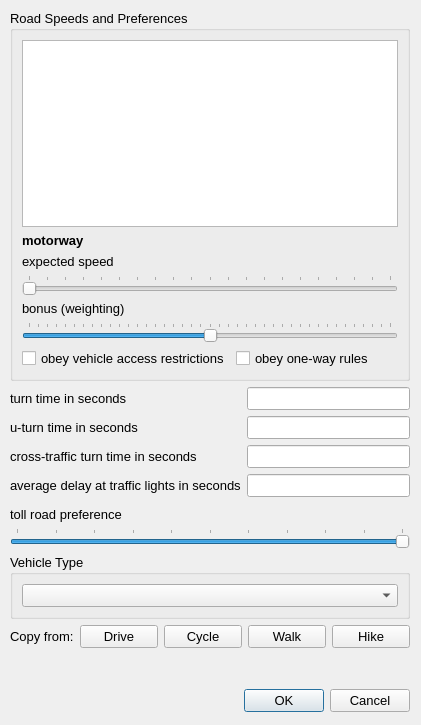
<?xml version="1.0" encoding="UTF-8"?>
<ui version="4.0">
 <class>RouteProfileDialog</class>
 <widget class="QDialog" name="RouteProfileDialog">
  <property name="geometry">
   <rect>
    <x>0</x>
    <y>0</y>
    <width>421</width>
    <height>725</height>
   </rect>
  </property>
  <property name="sizePolicy">
   <sizepolicy hsizetype="Fixed" vsizetype="Fixed">
    <horstretch>0</horstretch>
    <verstretch>0</verstretch>
   </sizepolicy>
  </property>
  <property name="font">
   <font>
    <pointsize>10</pointsize>
   </font>
  </property>
  <property name="windowTitle">
   <string>Route Profile Editor</string>
  </property>
  <property name="sizeGripEnabled">
   <bool>false</bool>
  </property>
  <widget class="QWidget" name="layoutWidget">
   <property name="geometry">
    <rect>
     <x>10</x>
     <y>10</y>
     <width>400</width>
     <height>702</height>
    </rect>
   </property>
   <layout class="QVBoxLayout" name="verticalLayout_4">
    <item>
     <widget class="QGroupBox" name="roadTypeGroup">
      <property name="title">
       <string>Road Speeds and Preferences</string>
      </property>
      <layout class="QVBoxLayout" name="verticalLayout_5">
       <item>
        <layout class="QVBoxLayout" name="verticalLayout_2">
         <item>
          <layout class="QVBoxLayout" name="verticalLayout">
           <item>
            <widget class="QListWidget" name="roadTypeList"/>
           </item>
           <item>
            <widget class="QLabel" name="roadTypeLabel">
             <property name="font">
              <font>
               <weight>75</weight>
               <bold>true</bold>
              </font>
             </property>
             <property name="text">
              <string>motorway</string>
             </property>
            </widget>
           </item>
           <item>
            <widget class="QLabel" name="speedLabel">
             <property name="text">
              <string>expected speed</string>
             </property>
            </widget>
           </item>
           <item>
            <widget class="QSlider" name="speedSlider">
             <property name="maximum">
              <number>200</number>
             </property>
             <property name="orientation">
              <enum>Qt::Horizontal</enum>
             </property>
             <property name="tickPosition">
              <enum>QSlider::TicksAbove</enum>
             </property>
            </widget>
           </item>
           <item>
            <widget class="QLabel" name="bonusLabel">
             <property name="text">
              <string>bonus (weighting)</string>
             </property>
            </widget>
           </item>
           <item>
            <widget class="QSlider" name="bonusSlider">
             <property name="minimum">
              <number>-200</number>
             </property>
             <property name="maximum">
              <number>200</number>
             </property>
             <property name="orientation">
              <enum>Qt::Horizontal</enum>
             </property>
             <property name="tickPosition">
              <enum>QSlider::TicksAbove</enum>
             </property>
             <property name="tickInterval">
              <number>10</number>
             </property>
            </widget>
           </item>
          </layout>
         </item>
         <item>
          <layout class="QHBoxLayout" name="horizontalLayout_2">
           <item>
            <widget class="QCheckBox" name="restrictionCheckBox">
             <property name="text">
              <string>obey vehicle access restrictions</string>
             </property>
            </widget>
           </item>
           <item>
            <widget class="QCheckBox" name="onewayCheckBox">
             <property name="text">
              <string>obey one-way rules</string>
             </property>
            </widget>
           </item>
          </layout>
         </item>
        </layout>
       </item>
      </layout>
      <zorder></zorder>
     </widget>
    </item>
    <item>
     <layout class="QFormLayout" name="formLayout">
      <item row="0" column="0">
       <widget class="QLabel" name="turnTimeLabel">
        <property name="text">
         <string>turn time in seconds</string>
        </property>
       </widget>
      </item>
      <item row="0" column="1">
       <widget class="QLineEdit" name="turnTime"/>
      </item>
      <item row="2" column="0">
       <widget class="QLabel" name="crossTrafficTurnTimeLabel">
        <property name="text">
         <string>cross-traffic turn time in seconds</string>
        </property>
       </widget>
      </item>
      <item row="2" column="1">
       <widget class="QLineEdit" name="crossTrafficTurnTime"/>
      </item>
      <item row="3" column="0">
       <widget class="QLabel" name="trafficLightTimeLabel">
        <property name="text">
         <string>average delay at traffic lights in seconds</string>
        </property>
       </widget>
      </item>
      <item row="3" column="1">
       <widget class="QLineEdit" name="trafficLightTime"/>
      </item>
      <item row="1" column="0">
       <widget class="QLabel" name="uTurnTimeLabel">
        <property name="text">
         <string>u-turn time in seconds</string>
        </property>
       </widget>
      </item>
      <item row="1" column="1">
       <widget class="QLineEdit" name="uTurnTime"/>
      </item>
     </layout>
    </item>
    <item>
     <spacer name="verticalSpacer_2">
      <property name="orientation">
       <enum>Qt::Vertical</enum>
      </property>
      <property name="sizeHint" stdset="0">
       <size>
        <width>20</width>
        <height>10</height>
       </size>
      </property>
     </spacer>
    </item>
    <item>
     <widget class="QLabel" name="tollLabel">
      <property name="text">
       <string>toll road preference</string>
      </property>
     </widget>
    </item>
    <item>
     <widget class="QSlider" name="tollSlider">
      <property name="maximum">
       <number>100</number>
      </property>
      <property name="value">
       <number>100</number>
      </property>
      <property name="orientation">
       <enum>Qt::Horizontal</enum>
      </property>
      <property name="tickPosition">
       <enum>QSlider::TicksAbove</enum>
      </property>
      <property name="tickInterval">
       <number>10</number>
      </property>
     </widget>
    </item>
    <item>
     <widget class="QGroupBox" name="vehicleTypeGroup">
      <property name="title">
       <string>Vehicle Type</string>
      </property>
      <layout class="QVBoxLayout" name="verticalLayout_3">
       <item>
        <widget class="QComboBox" name="vehicleTypeList"/>
       </item>
      </layout>
     </widget>
    </item>
    <item>
     <layout class="QHBoxLayout" name="horizontalLayout">
      <item>
       <widget class="QLabel" name="label">
        <property name="text">
         <string>Copy from:</string>
        </property>
       </widget>
      </item>
      <item>
       <widget class="QPushButton" name="copyDrive">
        <property name="text">
         <string>Drive</string>
        </property>
       </widget>
      </item>
      <item>
       <widget class="QPushButton" name="copyCycle">
        <property name="text">
         <string>Cycle</string>
        </property>
       </widget>
      </item>
      <item>
       <widget class="QPushButton" name="copyWalk">
        <property name="text">
         <string>Walk</string>
        </property>
       </widget>
      </item>
      <item>
       <widget class="QPushButton" name="copyHike">
        <property name="text">
         <string>Hike</string>
        </property>
       </widget>
      </item>
     </layout>
    </item>
    <item>
     <spacer name="verticalSpacer">
      <property name="orientation">
       <enum>Qt::Vertical</enum>
      </property>
      <property name="sizeHint" stdset="0">
       <size>
        <width>20</width>
        <height>40</height>
       </size>
      </property>
     </spacer>
    </item>
    <item>
     <widget class="QDialogButtonBox" name="buttonBox">
      <property name="orientation">
       <enum>Qt::Horizontal</enum>
      </property>
      <property name="standardButtons">
       <set>QDialogButtonBox::Cancel|QDialogButtonBox::Ok</set>
      </property>
     </widget>
    </item>
   </layout>
  </widget>
 </widget>
 <resources/>
 <connections>
  <connection>
   <sender>buttonBox</sender>
   <signal>accepted()</signal>
   <receiver>RouteProfileDialog</receiver>
   <slot>accept()</slot>
   <hints>
    <hint type="sourcelabel">
     <x>248</x>
     <y>254</y>
    </hint>
    <hint type="destinationlabel">
     <x>157</x>
     <y>274</y>
    </hint>
   </hints>
  </connection>
  <connection>
   <sender>buttonBox</sender>
   <signal>rejected()</signal>
   <receiver>RouteProfileDialog</receiver>
   <slot>reject()</slot>
   <hints>
    <hint type="sourcelabel">
     <x>316</x>
     <y>260</y>
    </hint>
    <hint type="destinationlabel">
     <x>286</x>
     <y>274</y>
    </hint>
   </hints>
  </connection>
 </connections>
</ui>
